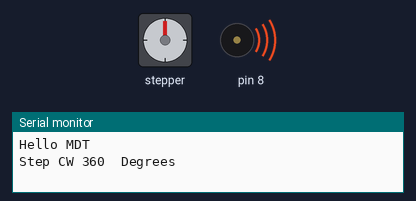
The sketch below on a simulated Arduino Uno, built with avr-gcc and run on an emulated ATmega328P. Parts: stepper motor, buzzer (waves = sounding), the last lines printed to the serial monitor. Stepper angles assume 2038 steps per turn.

Above: at 0.1 s.
At 2.3 s:
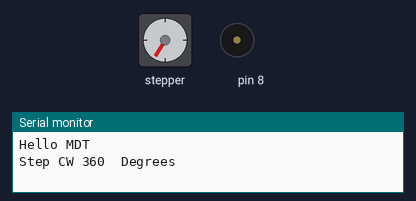
At 4.7 s:
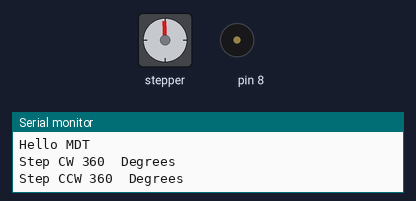
At 8.5 s:
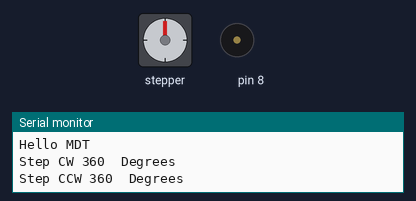
Timing chart, 0 to 10.0 s (numbered marks = the images above):
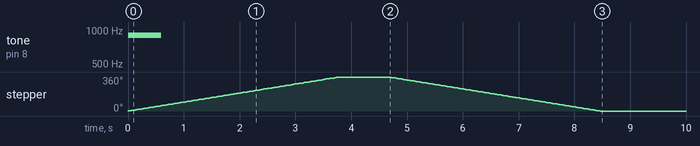

The sketch:

NO4.ino
```cpp
#include <Stepper.h>

#define STEPS_PER_360_DEGREE 2038

Stepper stepper(STEPS_PER_360_DEGREE, 8, 10, 9, 11);

void setup() {
  tone(8, 900,600);
  Serial.begin(9600);
  Serial.println( "Hello MDT" );

  stepper.setSpeed(16);
  Serial.println("Step CW 360  Degrees");
  stepper.step(STEPS_PER_360_DEGREE);
  delay(900);

  stepper.setSpeed(16);
  Serial.println("Step CCW 360  Degrees");
  stepper.step(-STEPS_PER_360_DEGREE);
  delay(800);

}

void loop() {

}
```
